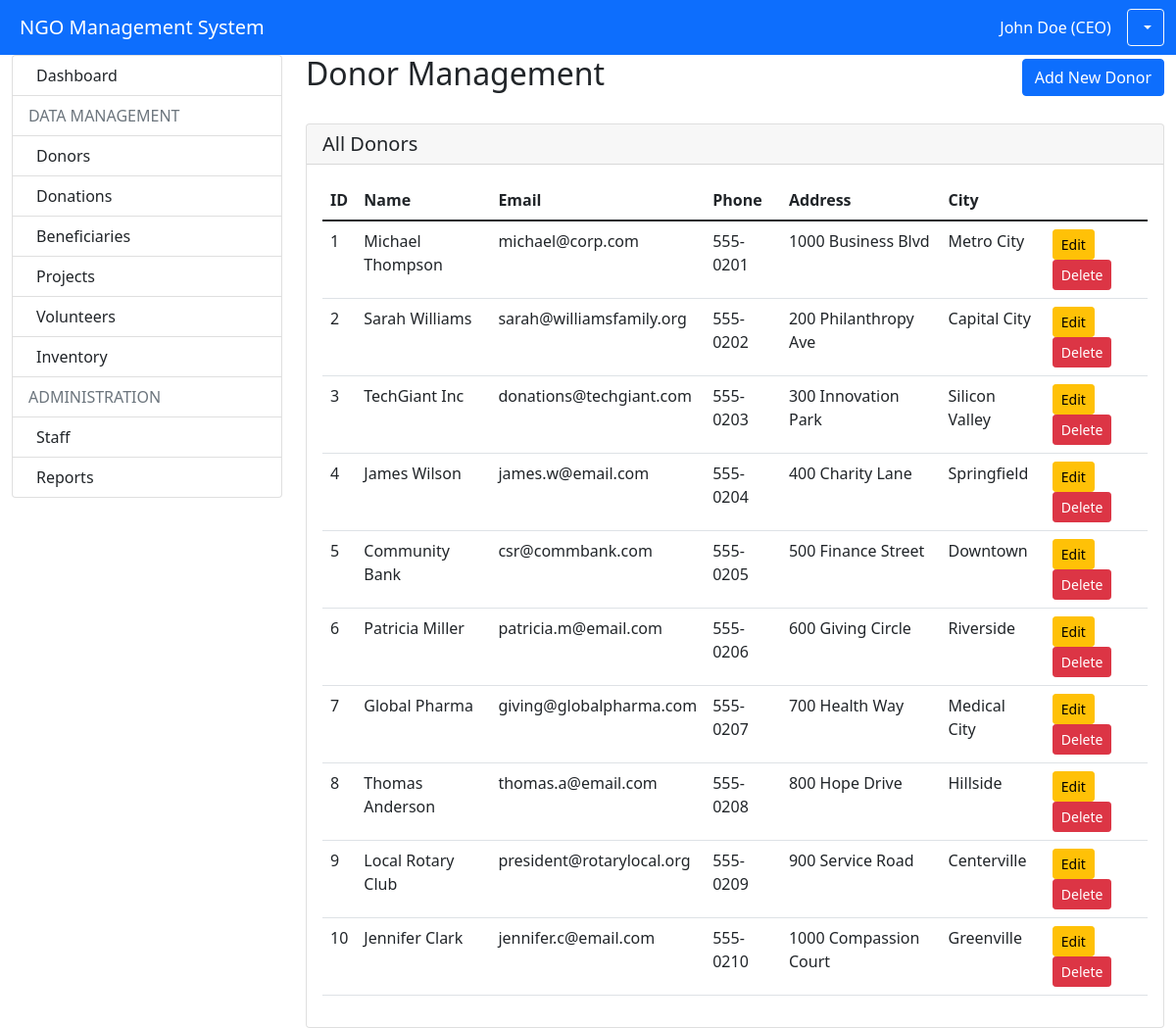
The page /modules/donors/view.php (signed in) on the database its author committed.
### tables this page shows
CREATE TABLE `donor` (
  `donor_id` int(11) NOT NULL,
  `first_name` varchar(30) DEFAULT NULL,
  `last_name` varchar(30) DEFAULT NULL,
  `email` varchar(30) DEFAULT NULL,
  `phone` varchar(16) DEFAULT NULL,
  `address` varchar(40) DEFAULT NULL,
  `city` varchar(25) DEFAULT NULL
);

### modules/donors/view.php (the view, shortened to what this page needs)
<?php
require_once '../../config.php';
?>
<!DOCTYPE html>
<html lang="en">
<head>
    <link href="https://cdn.jsdelivr.net/npm/bootstrap@5.1.3/dist/css/bootstrap.min.css" rel="stylesheet">
</head>
<body>
    <?php include '../../includes/header.php'; ?>
    <div class="container-fluid">
        <div class="row">
            <div class="col-md-3">
                <?php include '../../includes/sidebar.php'; ?>
            </div>
            <div class="col-md-9">
                <div class="d-flex justify-content-between align-items-center mb-4">
                    <h2>Donor Management</h2>
                    <a href="manage.php" class="btn btn-primary">
                        <i class="bi bi-plus-circle"></i> Add New Donor
                    </a>
                </div>
                <div class="card">
                    <div class="card-header">
                        <h5 class="mb-0">All Donors</h5>
                    </div>
                    <div class="card-body">
                        <div class="table-responsive">
                            <table class="table table-hover">
                                <thead>
                                    <tr>
                                        <th>ID</th>
                                        <th>Name</th>
                                        <th>Email</th>
                                        <th>Phone</th>
                                        <th>Address</th>
                                        <th>City</th>
                                    </tr>
                                </thead>
                                <tbody>
                                    <?php
                                    $stmt = $pdo->query("
                                        SELECT *
                                        FROM Donor
                                        ORDER BY donor_id
                                    ");
                                    while ($row = $stmt->fetch()) {
                                        echo '<tr>';
                                        echo '<td>' . $row['donor_id'] . '</td>';
                                        echo '<td>' . $row['first_name'] . ' ' . $row['last_name'] . '</td>';
                                        echo '<td>' . $row['email'] . '</td>';
                                        echo '<td>' . $row['phone'] . '</td>';
                                        echo '<td>' . $row['address'] . '</td>';
                                        echo '<td>' . $row['city'] . '</td>';
                                        echo '<td>
                                            <a href="manage.php?id=' . $row['donor_id'] . '" class="btn btn-sm btn-warning">Edit</a>
                                            <form method="POST" action="" style="display: inline;"
                                                   onsubmit="return confirmDelete(\'' . $row['first_name'] . ' ' . $row['last_name'] . '\')">
                                                <input type="hidden" name="delete_id" value="' . $row['donor_id'] . '">
                                                <button type="submit" class="btn btn-sm btn-danger">Delete</button>
                                            </form>
                                        </td>';
                                        echo '</tr>';
                                    }
                                    ?>
                                </tbody>
                            </table>
                        </div>
                    </div>
                </div>
            </div>
        </div>
    </div>
</body>
</html>

### rows shown on the page
donor: donor_id "1", first_name "Michael", last_name "Thompson", email "michael@corp.com", phone "555-0201", address "1000 Business Blvd", city "Metro City"
donor: donor_id "2", first_name "Sarah", last_name "Williams", email "sarah@williamsfamily.org", phone "555-0202", address "200 Philanthropy Ave", city "Capital City"
donor: donor_id "3", first_name "TechGiant Inc", email "donations@techgiant.com", phone "555-0203", address "300 Innovation Park", city "Silicon Valley"
donor: donor_id "4", first_name "James", last_name "Wilson", email "james.w@email.com", phone "555-0204", address "400 Charity Lane", city "Springfield"
donor: donor_id "5", first_name "Community Bank", email "csr@commbank.com", phone "555-0205", address "500 Finance Street", city "Downtown"
donor: donor_id "6", first_name "Patricia", last_name "Miller", email "patricia.m@email.com", phone "555-0206", address "600 Giving Circle", city "Riverside"
donor: donor_id "7", first_name "Global Pharma", email "giving@globalpharma.com", phone "555-0207", address "700 Health Way", city "Medical City"
donor: donor_id "8", first_name "Thomas", last_name "Anderson", email "thomas.a@email.com", phone "555-0208", address "800 Hope Drive", city "Hillside"
donor: donor_id "9", first_name "Local Rotary Club", email "president@rotarylocal.org", phone "555-0209", address "900 Service Road", city "Centerville"
donor: donor_id "10", first_name "Jennifer", last_name "Clark", email "jennifer.c@email.com", phone "555-0210", address "1000 Compassion Court", city "Greenville"

### other values the page prints
$_SESSION['full_name'] "John Doe (CEO)"
